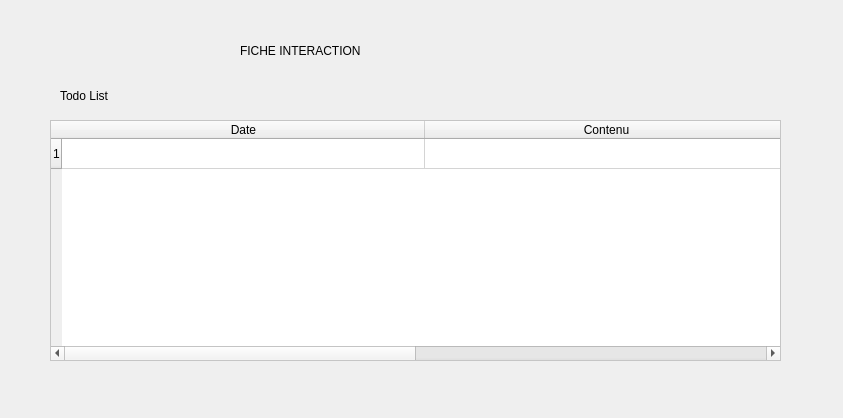
<?xml version="1.0" encoding="UTF-8"?>
<ui version="4.0">
 <class>FicheInteraction</class>
 <widget class="QDialog" name="FicheInteraction">
  <property name="geometry">
   <rect>
    <x>0</x>
    <y>0</y>
    <width>843</width>
    <height>418</height>
   </rect>
  </property>
  <property name="windowTitle">
   <string>Dialog</string>
  </property>
  <widget class="QTableWidget" name="tableWidget">
   <property name="geometry">
    <rect>
     <x>50</x>
     <y>120</y>
     <width>731</width>
     <height>241</height>
    </rect>
   </property>
   <property name="styleSheet">
    <string notr="true">QTableWidget{
background-color: #FFFFFF;
alternate-background-color: #BEEAFD;
selection-background-color:#1F567C;
}</string>
   </property>
   <property name="editTriggers">
    <set>QAbstractItemView::NoEditTriggers</set>
   </property>
   <property name="alternatingRowColors">
    <bool>true</bool>
   </property>
   <property name="selectionBehavior">
    <enum>QAbstractItemView::SelectRows</enum>
   </property>
   <attribute name="horizontalHeaderDefaultSectionSize">
    <number>363</number>
   </attribute>
   <row>
    <property name="text">
     <string>1</string>
    </property>
   </row>
   <column>
    <property name="text">
     <string>Date</string>
    </property>
   </column>
   <column>
    <property name="text">
     <string>Contenu</string>
    </property>
   </column>
  </widget>
  <widget class="QLabel" name="label">
   <property name="geometry">
    <rect>
     <x>240</x>
     <y>30</y>
     <width>501</width>
     <height>41</height>
    </rect>
   </property>
   <property name="styleSheet">
    <string notr="true">font: 800 24pt &quot;Cantarell&quot;;</string>
   </property>
   <property name="text">
    <string>FICHE INTERACTION</string>
   </property>
  </widget>
  <widget class="QLabel" name="label_2">
   <property name="geometry">
    <rect>
     <x>60</x>
     <y>80</y>
     <width>121</width>
     <height>31</height>
    </rect>
   </property>
   <property name="styleSheet">
    <string notr="true">font: 800 14pt &quot;Cantarell&quot;;</string>
   </property>
   <property name="text">
    <string>Todo List</string>
   </property>
  </widget>
 </widget>
 <resources/>
 <connections/>
</ui>
